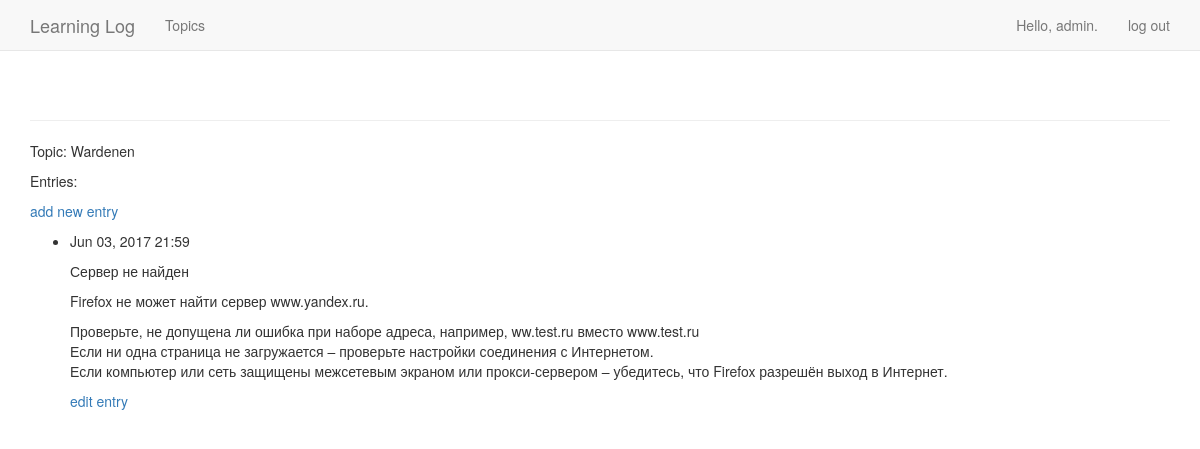
The app's page /topics/2/ (signed in), older data.
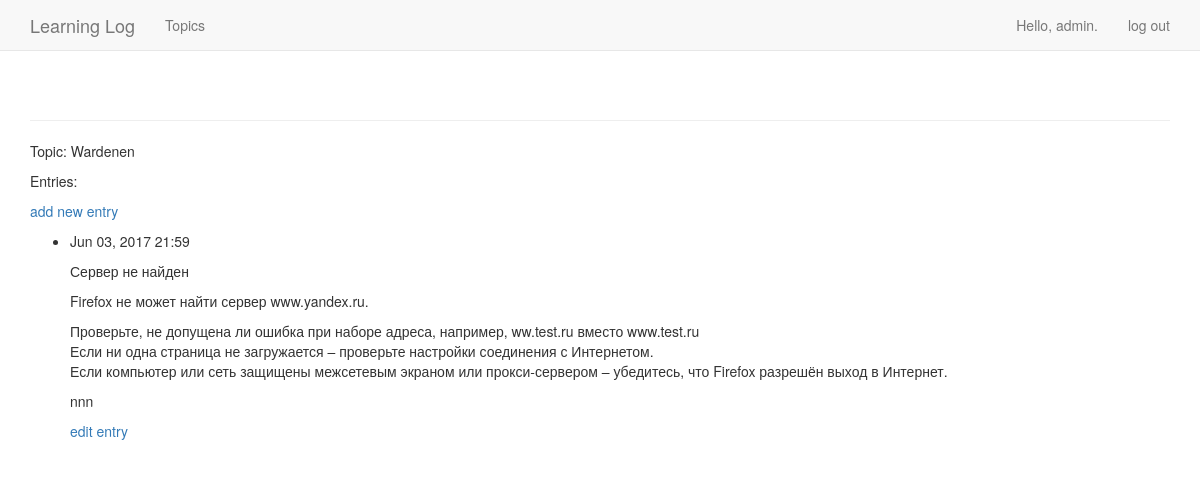
The same page, newer data.
### learning_logs/models.py (models this page shows, shortened)
class Entry(models.Model):
    topic = models.ForeignKey(Topic)
    text = models.TextField()
    date_added = models.DateTimeField(auto_now_add=True)
    class Meta:
        verbose_name_plural = 'entries'

### learning_logs/views.py (the view)
# urls.py: url(r'^topics/(?P<topic_id>\d+)/$', views.topic, name='topic'),
def topic(request, topic_id):
    topic = Topic.objects.get(id=topic_id)
    if topic.owner != request.user:
        raise Http404
    entries = topic.entry_set.order_by('-date_added')
    context = {'topic': topic, 'entries': entries}
    return render(request, 'learning_logs/topic.html', context)

### learning_logs/models.py (called while the page is built)
    def __str__(self):
        return self.text

### learning_logs/templates/learning_logs/topic.html
{% extends 'learning_logs/base.html' %}
{% block content %}
  <p>Topic: {{ topic }}</p>
  <p>Entries:</p>
  <p>
    <a href="{% url 'learning_logs:new_entry' topic.id %}">add new entry</a>
  </p>
  <ul>
  {% for entry in entries %}
    <li>
      <p>{{ entry.date_added|date:'M d, Y H:i' }}</p>
      <p>{{ entry.text|linebreaks }}</p>
      <p>
		  <a href="{% url 'learning_logs:edit_entry' entry.id %}">edit entry</a>
      </p>
    </li>
  {% empty %}
    <li>
      There are no entries for this topic yet.
    </li>
  {% endfor %}
  </ul>
{% endblock content %}

Row changes from the older to the newer data that the page shows:
changed Entry: text "…разрешён выход в Интернет." → "…разрешён выход в Интернет. nnn"
